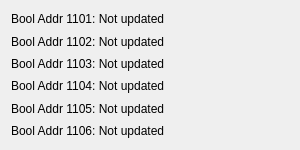
<?xml version="1.0" encoding="UTF-8"?>
<ui version="4.0">
 <class>BooleanStatusWidget</class>
 <widget class="QWidget" name="BooleanStatusWidget">
  <property name="geometry">
   <rect>
    <x>0</x>
    <y>0</y>
    <width>300</width>
    <height>150</height>
   </rect>
  </property>
  <layout class="QVBoxLayout" name="verticalLayout">
   <item>
    <widget class="QLabel" name="boolStatusLabel1">
     <property name="text">
      <string>Bool Addr 1101: Not updated</string>
     </property>
    </widget>
   </item>
   <item>
    <widget class="QLabel" name="boolStatusLabel2">
     <property name="text">
      <string>Bool Addr 1102: Not updated</string>
     </property>
    </widget>
   </item>
   <item>
    <widget class="QLabel" name="boolStatusLabel3">
     <property name="text">
      <string>Bool Addr 1103: Not updated</string>
     </property>
    </widget>
   </item>
   <item>
    <widget class="QLabel" name="boolStatusLabel4">
     <property name="text">
      <string>Bool Addr 1104: Not updated</string>
     </property>
    </widget>
   </item>
   <item>
    <widget class="QLabel" name="boolStatusLabel5">
     <property name="text">
      <string>Bool Addr 1105: Not updated</string>
     </property>
    </widget>
   </item>
   <item>
    <widget class="QLabel" name="boolStatusLabel6">
     <property name="text">
      <string>Bool Addr 1106: Not updated</string>
     </property>
    </widget>
   </item>
  </layout>
 </widget>
 <resources/>
 <connections/>
</ui>
